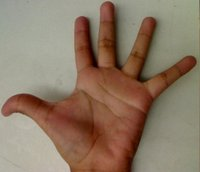
//> input picture data/Back_Projection_Theory2.jpg, 200 x 172 px, given in place of test.jpg, which was not available
$ ./main   (built with g++ and OpenCV 4)
//> lines starting //> are read from the running program, lines starting //| are printed output that depends on the picture; pictures that were not available may be replaced by others from this repository, and a replacement may not be noted
#include <iostream>
#include "opencv2/core.hpp"
#include "opencv2/imgproc.hpp"
#include "opencv2/imgcodecs.hpp"
#include "opencv2/highgui.hpp"

using namespace cv;
using namespace std;

int main(int argc, char *argv[])
{
    const char *filename =
            "F:\\openCV\\workspace\\Tests\\data\\test.jpg";
    Mat I = imread(filename,IMREAD_GRAYSCALE);
//> I: 172 rows x 200 cols, CV_8UC1; min 0, max 193, mean 124.3
    if(I.empty())
    {
        cout<<"image empty...";
        return 0;
    }
    Mat padded;
    int m = getOptimalDFTSize(I.rows);
//> m = 180
    int n = getOptimalDFTSize(I.cols);
//> n = 200
    cout<<m<<"---"<<n<<endl;
//| 180---200
    copyMakeBorder(I,padded,0,m-I.rows,
                                    0,n-I.cols,
                                    BORDER_CONSTANT,Scalar::all(0));
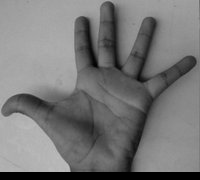
//> padded: 180 rows x 200 cols, CV_8UC1; min 0, max 193, mean 118.7
    Mat planes[] = {Mat_<float>(padded),
                                Mat::zeros(padded.size(), CV_32F)};
//> planes[1]: 180 rows x 200 cols, CV_32FC1; every value is 0
    Mat complexI;
    merge(planes, 2, complexI);         // Add to the expanded another plane with zeros
    dft(complexI, complexI);            // this way the result may fit in the source matrix

    // compute the magnitude and switch to logarithmic scale
    // => log(1 + sqrt(Re(DFT(I))^2 + Im(DFT(I))^2))
    split(complexI, planes);                   // planes[0] = Re(DFT(I), planes[1] = Im(DFT(I))
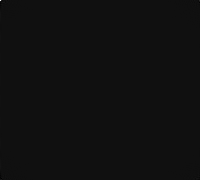
//> planes[0]: 180 rows x 200 cols, CV_32FC1; min -290133.6, max 4274654, mean 150; drawn with min black and max white
    magnitude(planes[0], planes[1], planes[0]);// planes[0] = magnitude
    Mat magI = planes[0];
    magI += Scalar::all(1);                    // switch to logarithmic scale
    log(magI, magI);
    // crop the spectrum, if it has an odd number of rows or columns
    magI = magI(Rect(0, 0, magI.cols & -2, magI.rows & -2));
    // rearrange the quadrants of Fourier image  so that the origin is at the image center
    int cx = magI.cols/2;
//> cx = 100
    int cy = magI.rows/2;
//> cy = 90
    Mat q0(magI, Rect(0, 0, cx, cy));   // Top-Left - Create a ROI per quadrant
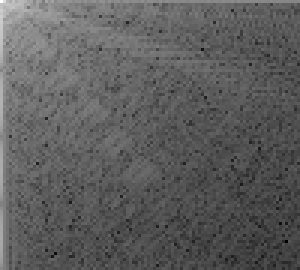
//> q0: 90 rows x 100 cols, CV_32FC1 (shown 3 times larger); min 0.704, max 15.27, mean 6.05; drawn with min black and max white
    Mat q1(magI, Rect(cx, 0, cx, cy));  // Top-Right
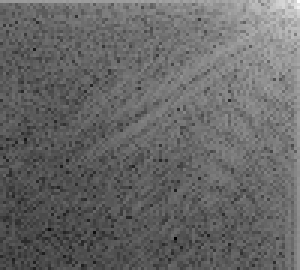
//> q1: 90 rows x 100 cols, CV_32FC1 (shown 3 times larger); min 0.993, max 13.31, mean 5.99; drawn with min black and max white
    Mat q2(magI, Rect(0, cy, cx, cy));  // Bottom-Left
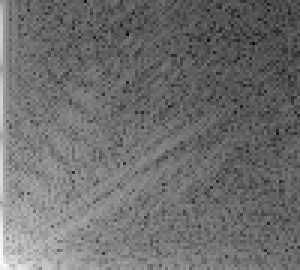
//> q2: 90 rows x 100 cols, CV_32FC1 (shown 3 times larger); min 0.993, max 12.58, mean 6; drawn with min black and max white
    Mat q3(magI, Rect(cx, cy, cx, cy)); // Bottom-Right
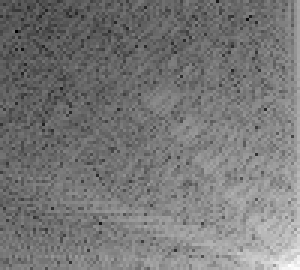
//> q3: 90 rows x 100 cols, CV_32FC1 (shown 3 times larger); min 0.704, max 11.88, mean 5.96; drawn with min black and max white
    Mat tmp;                           // swap quadrants (Top-Left with Bottom-Right)
    q0.copyTo(tmp);
    q3.copyTo(q0);
    tmp.copyTo(q3);
    q1.copyTo(tmp);                    // swap quadrant (Top-Right with Bottom-Left)
    q2.copyTo(q1);
    tmp.copyTo(q2);
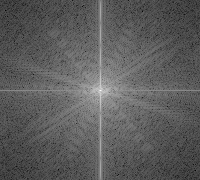
//> magI: 180 rows x 200 cols, CV_32FC1; min 0.704, max 15.27, mean 6; drawn with min black and max white
    normalize(magI, magI, 0, 1, NORM_MINMAX); // Transform the matrix with float values into a
    // viewable image form (float between values 0 and 1).
    imshow("Input Image"       , I   );    // Show the result
    imshow("spectrum magnitude", magI);
    waitKey();
    return 0;
}

$ run again, on data/QQ_test.jpg
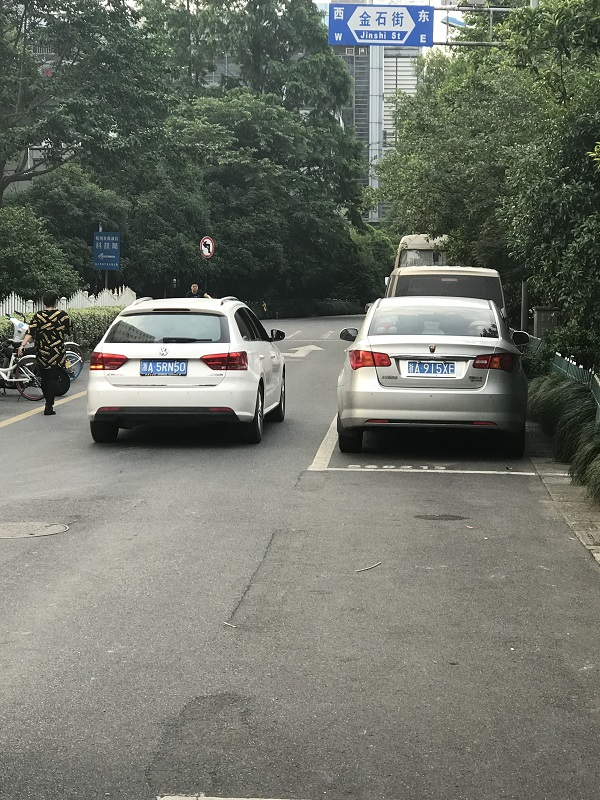
//> input picture data/QQ_test.jpg, 600 x 800 px, given in place of test.jpg, which was not available
//| 800---600
//> `Mat q3(magI, Rect(cx, cy, cx, cy));`:
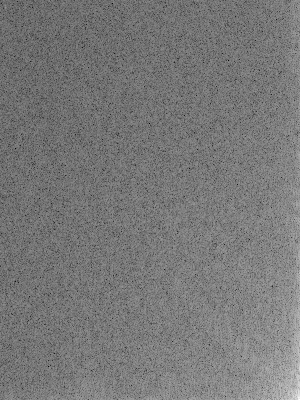
//> q3: 400 rows x 300 cols, CV_32FC1; min 3.74, max 15.13, mean 9.13; drawn with min black and max white
//> `tmp.copyTo(q2);`:
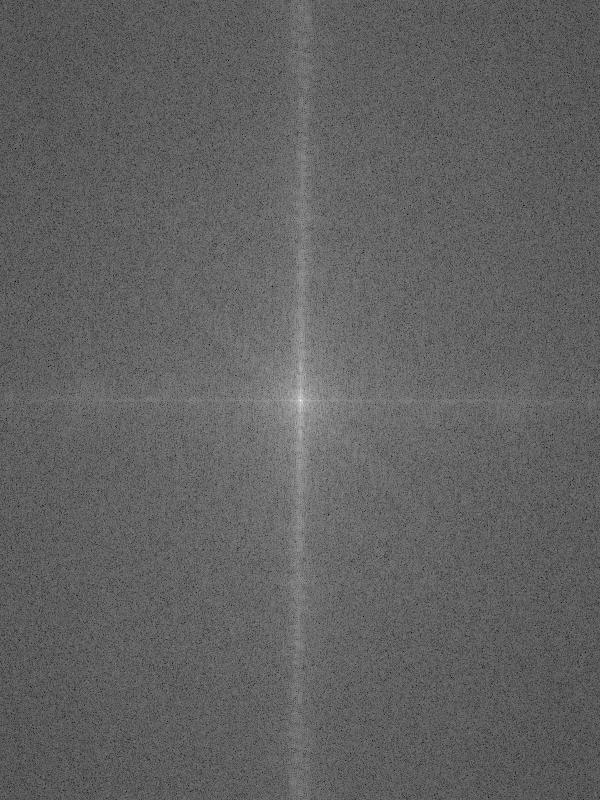
//> magI: 800 rows x 600 cols, CV_32FC1; min 3.74, max 17.8, mean 9.15; drawn with min black and max white

$ run again, on data/car_2_plate.jpg
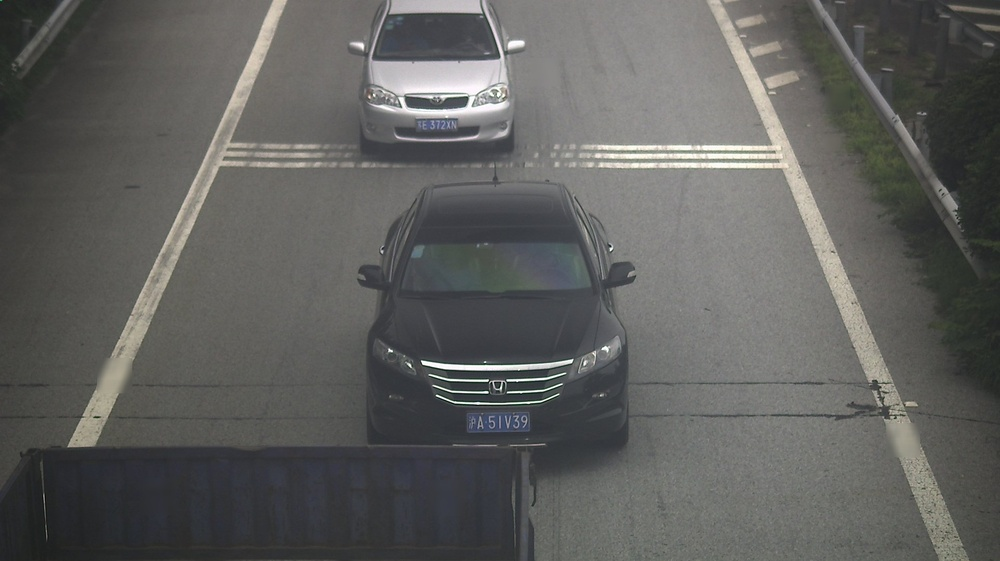
//> input picture data/car_2_plate.jpg, 1000 x 561 px, shrunk from 1920 x 1078 before the run, given in place of test.jpg, which was not available
//| 576---1000
//> `Mat q3(magI, Rect(cx, cy, cx, cy));`:
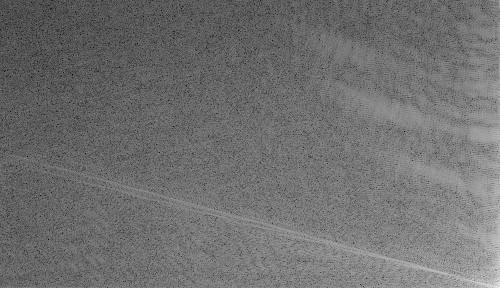
//> q3: 288 rows x 500 cols, CV_32FC1; min 1.82, max 15.28, mean 7.75; drawn with min black and max white
//> `tmp.copyTo(q2);`:
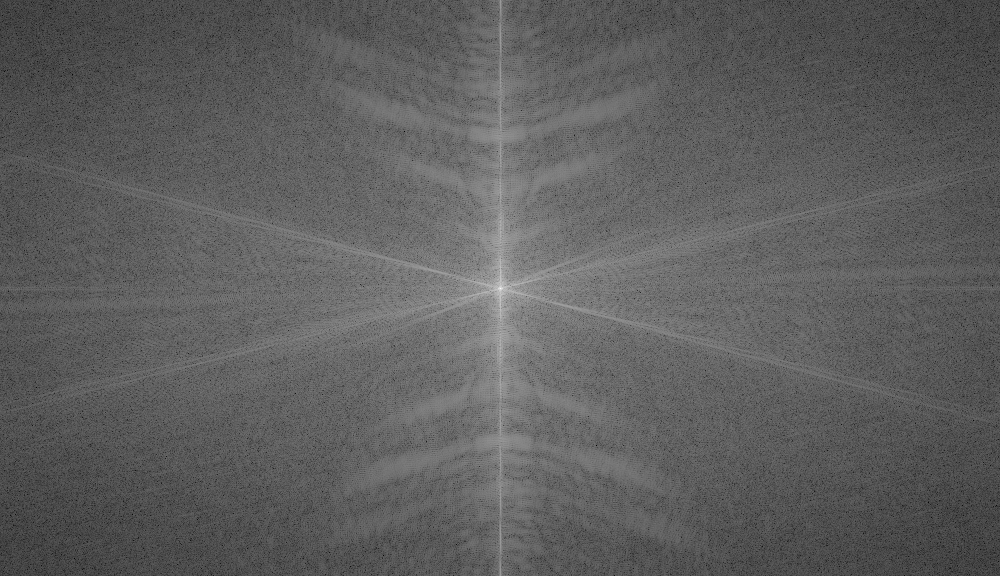
//> magI: 576 rows x 1000 cols, CV_32FC1; min 1.82, max 17.79, mean 7.76; drawn with min black and max white
